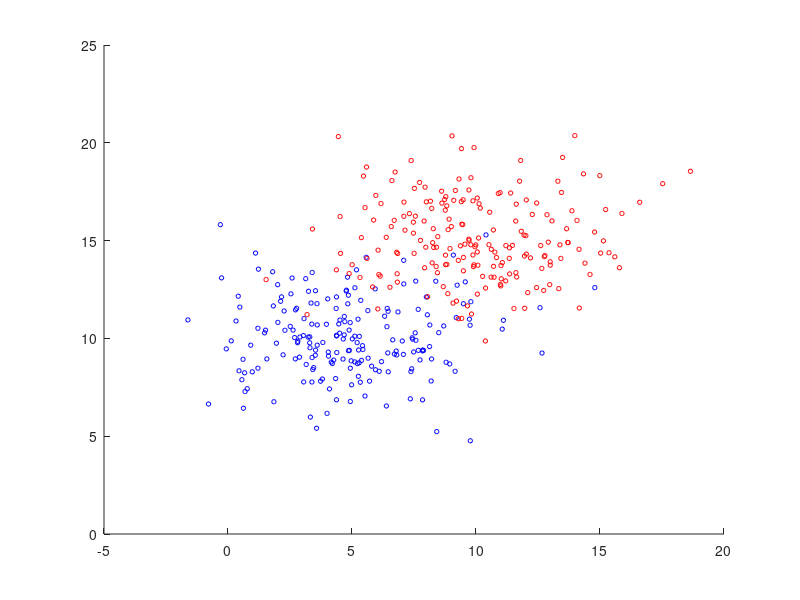

Reproduce this figure in MATLAB. (Note: this script raises an error after producing the figure.)
clear all;
close all;

MU1 = [5 10];
SIGMA1 = [8 0; 0 4];
MU2 = [10 15];
SIGMA2 = [8 0; 0 4];
X1 = mvnrnd(MU1,SIGMA1,200);
X2 = mvnrnd(MU2,SIGMA2,200);

SIGMA1 = cov(X1);
SIGMA2 = cov(X2);

range1 = [-5:0.1:20]
range2 = [-5:0.1:20]

figure;
hold on;

scatter(X1(:,1), X1(:,2), 10, 'b');
scatter(X2(:,1), X2(:,2), 10, 'r');

[a_vectors, a_values] = eigs(SIGMA1)
[b_vectors, b_values] = eigs(SIGMA2)

a_theta = atan2(a_vectors(2,1), a_vectors(1,1));
plot_ellipse(MU1(1), MU1(2), a_theta, sqrt(a_values(1,1)), sqrt(a_values(2,2)));

b_theta = atan2(b_vectors(2,1), b_vectors(1,1));
plot_ellipse(MU2(1), MU2(2), b_theta, sqrt(b_values(1,1)),sqrt(b_values(2,2)));

micd_1 = MICD([MU1; MU2], range1, range2, cat(3,SIGMA1,SIGMA2));
contour(range1, range2, micd_1', [1 1], '--r');
hold on;

case1_classes = {X1, X2};
confusion = zeros(size(case1_classes, 2));

for i=1:size(case1_classes, 2)
    current_class = cell2mat(case1_classes(i));
    for j=1:size(current_class, 1)

       predicted = MICD([MU1; MU2], current_class(j,1), current_class(j,2), cat(3, SIGMA1, SIGMA2));
   
       confusion(i,predicted) = confusion(i,predicted) + 1;
    end
end 

confusion

error = (sum(confusion(:)) - trace(confusion)) / sum(confusion(:))
